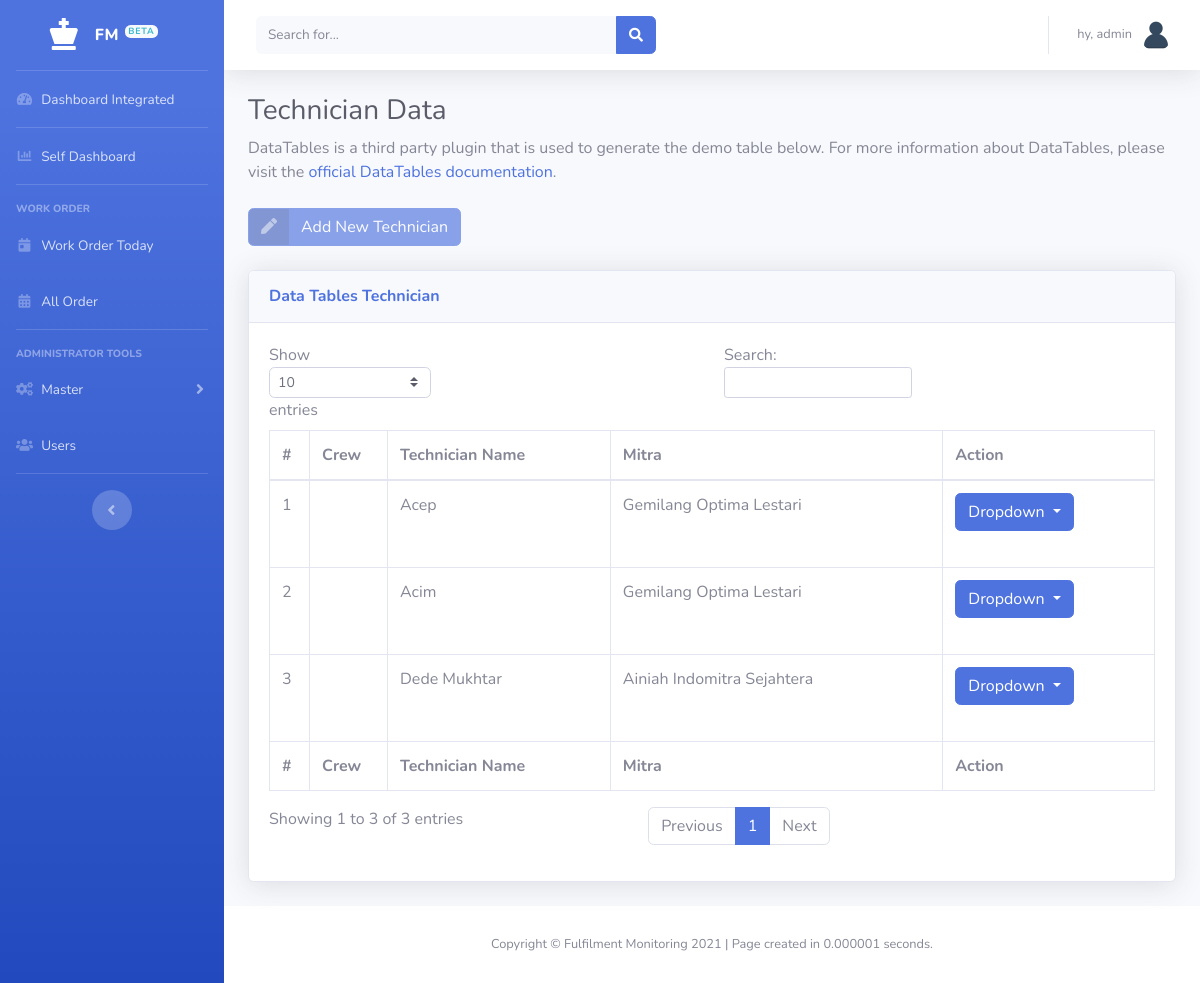
The page /leader/m-technician.php (signed in) on the database its author committed.
### tables this page shows
CREATE TABLE `m_teknisi` (
  `id_teknisi` int(11) NOT NULL,
  `crew` varchar(512) NOT NULL,
  `teknisi_name` varchar(512) NOT NULL,
  `mitra_name` varchar(512) NOT NULL
);

### leader/m-technician.php (the view, shortened to what this page needs)
<!DOCTYPE html>
<html lang="en">
<?php
include '../template/head.php';
?>
<body id="page-top">
  <div id="wrapper">
    <?php
    include 'menu.php';
    ?>
    <div id="content-wrapper" class="d-flex flex-column">
      <div id="content">
        <?php
        include 'top_bar.php';
        ?>
        <div class="container-fluid">
          <h1 class="h3 mb-2 text-gray-800">Technician Data</h1>
          <p class="mb-4">DataTables is a third party plugin that is used to generate the demo table below. For more information about DataTables, please visit the <a target="_blank" href="https://datatables.net">official DataTables documentation</a>.</p>
          <a href="#" class="btn btn-primary btn-icon-split disabled">
            <span class="icon text-white-50">
              <i class="fas fa-pen"></i>
            </span>
            <span class="text">Add New Technician</span>
          </a>
          <div class="card shadow mb-4">
            <div class="card-header py-3">
              <h6 class="m-0 font-weight-bold text-primary">Data Tables Technician</h6>
            </div>
            <div class="card-body">
              <div class="table-responsive">
                <table class="table table-bordered" id="dataTable" width="100%" cellspacing="0">
                  <thead>
                    <tr>
                      <th>#</th>
                      <th>Crew</th>
                      <th>Technician Name</th>
                      <th>Mitra</th>
                      <th>Action</th>
                    </tr>
                  </thead>
                  <tfoot>
                    <tr>
                      <th>#</th>
                      <th>Crew</th>
                      <th>Technician Name</th>
                      <th>Mitra</th>
                      <th>Action</th>
                    </tr>
                  </tfoot>
                  <tbody>
                    <?php
                    include "../koneksi.php";
                    $no = 1;
                    $data = mysqli_query($koneksi,"select * from m_teknisi");
                    while($d = mysqli_fetch_array($data)){
                    ?>
                    <tr>
                      <td><?php echo $no++; ?></td>
                      <td><?php echo $d['crew']; ?></td>
                      <td><?php echo $d['teknisi_name']; ?></td>
                      <td><?php echo $d['mitra_name']; ?></td>
                      <td>
                        <div class="dropdown mb-4">
                          <button class="btn btn-primary dropdown-toggle" type="button" id="dropdownMenuButton" data-toggle="dropdown" aria-haspopup="true" aria-expanded="false">
                            Dropdown
                          </button>
                        </div>
                      </td>
                    </tr>
                    <?php } ?>
                  </tbody>
                </table>
              </div>
            </div>
          </div>
        </div>
      </div>
      <?php
      include '../template/footer.php';
      ?>
    </div>
  </div>
</body>
</html>

### rows shown on the page
m_teknisi: teknisi_name "Acep", mitra_name "Gemilang Optima Lestari"
m_teknisi: teknisi_name "Acim", mitra_name "Gemilang Optima Lestari"
m_teknisi: teknisi_name "Dede Mukhtar", mitra_name "Ainiah Indomitra Sejahtera"

### other values the page prints
$_SESSION['username'] "admin"
$d "2021"
